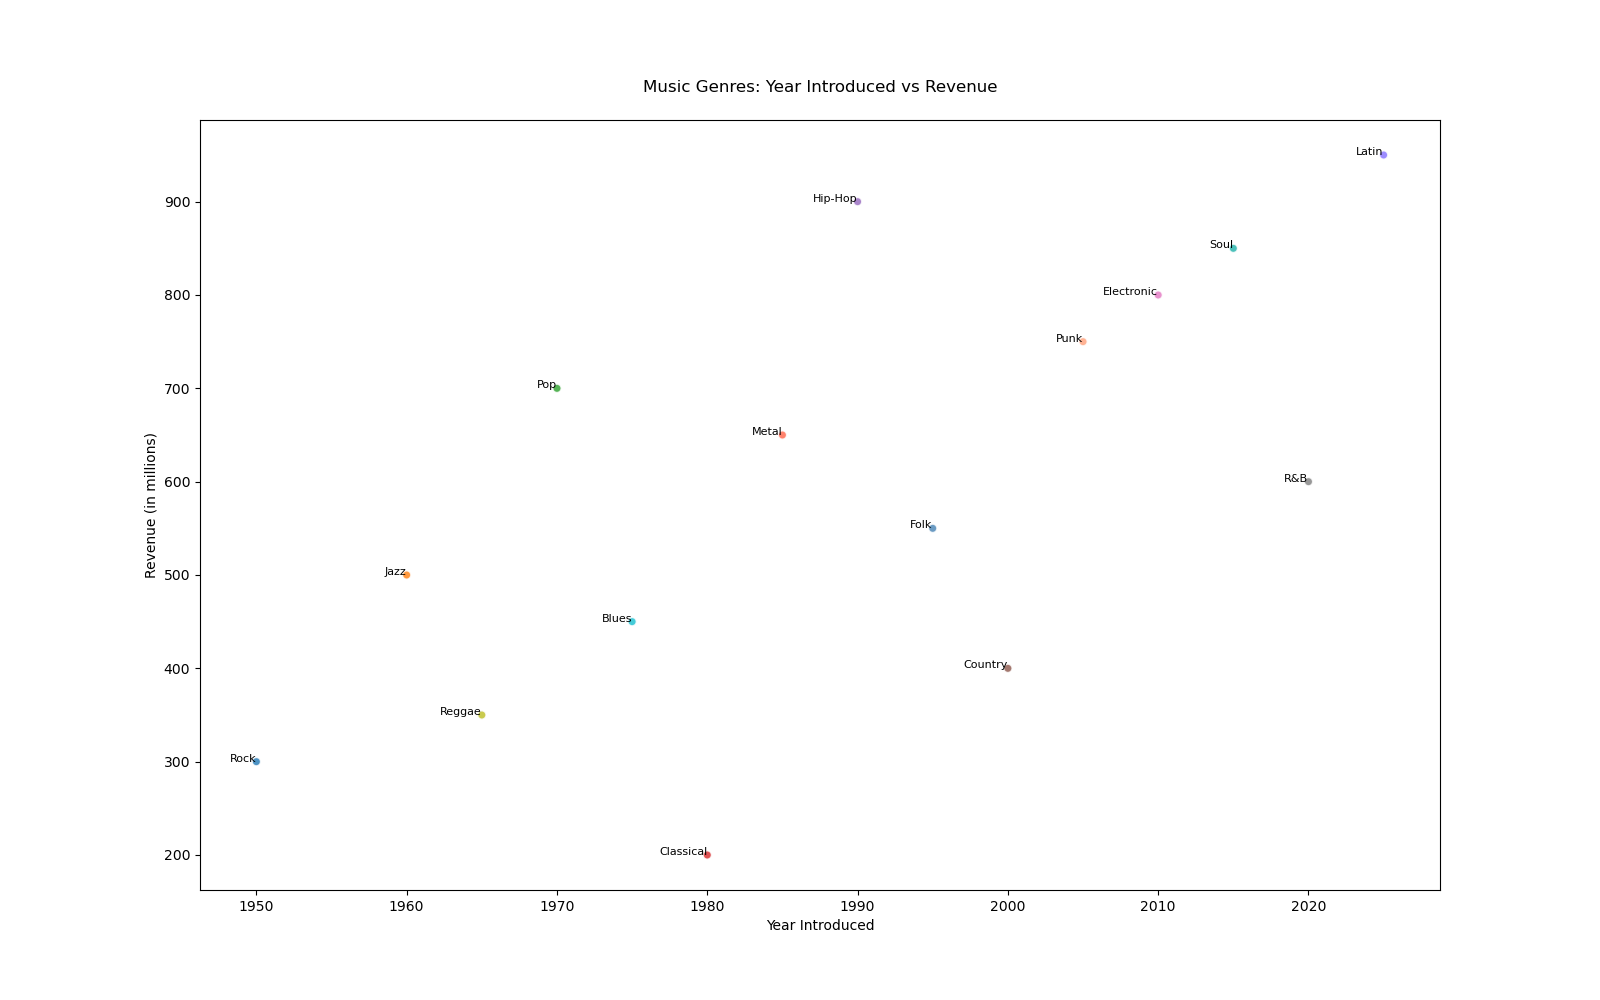

Generate this figure with Python:

import matplotlib.pyplot as plt

# Data
genres = [
    "Rock", "Jazz", "Pop", "Classical", "Hip-Hop", "Country", 
    "Electronic", "R&B", "Reggae", "Blues", "Metal", "Folk", 
    "Punk", "Soul", "Latin"
]
years = [1950, 1960, 1970, 1980, 1990, 2000, 2010, 2020, 1965, 1975, 1985, 1995, 2005, 2015, 2025]
revenues = [300, 500, 700, 200, 900, 400, 800, 600, 350, 450, 650, 550, 750, 850, 950]

# Scatter plot
fig, ax = plt.subplots(figsize=(16, 10))  # Change the width and height of the chart
scatter = ax.scatter(
    years,
    revenues,
    alpha=0.8,
    c=[
        '#1f77b4', '#ff7f0e', '#2ca02c', '#d62728', '#9467bd',
        '#8c564b', '#e377c2', '#7f7f7f', '#bcbd22', '#17becf',
        '#ff6347', '#4682b4', '#ffa07a', '#20b2aa', '#8470ff'
    ],
    edgecolors='w'
)

# Customizing the looks of the plot
ax.set_title('Music Genres: Year Introduced vs Revenue', pad=20)
ax.set_xlabel('Year Introduced')
ax.set_ylabel('Revenue (in millions)')

# Adding the genre names as labels next to each point
for i, genre in enumerate(genres):
    ax.annotate(genre, (years[i], revenues[i]), fontsize=8, ha='right')

plt.show()
